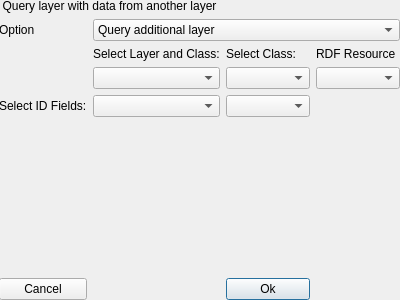
<?xml version="1.0" encoding="UTF-8"?>
<ui version="4.0">
 <class>LayerQueryDialog</class>
 <widget class="QDialog" name="LayerQueryDialog">
  <property name="geometry">
   <rect>
    <x>0</x>
    <y>0</y>
    <width>400</width>
    <height>300</height>
   </rect>
  </property>
  <property name="windowTitle">
   <string>Layer Query</string>
  </property>
  <widget class="QWidget" name="gridLayoutWidget">
   <property name="geometry">
    <rect>
     <x>-1</x>
     <y>-1</y>
     <width>401</width>
     <height>301</height>
    </rect>
   </property>
   <layout class="QGridLayout" name="gridLayout">
    <item row="3" column="3">
     <widget class="QComboBox" name="classCBox"/>
    </item>
    <item row="3" column="2">
     <widget class="QgsMapLayerComboBox" name="chooseLayer"/>
    </item>
    <item row="4" column="1">
     <widget class="QLabel" name="label_4">
      <property name="text">
       <string>Select ID Fields:</string>
      </property>
     </widget>
    </item>
    <item row="1" column="1">
     <widget class="QLabel" name="label_2">
      <property name="text">
       <string>Option</string>
      </property>
     </widget>
    </item>
    <item row="1" column="2" colspan="3">
     <widget class="QComboBox" name="comboBox">
      <item>
       <property name="text">
        <string>Query additional layer</string>
       </property>
      </item>
      <item>
       <property name="text">
        <string>Enrich layer</string>
       </property>
      </item>
     </widget>
    </item>
    <item row="3" column="4">
     <widget class="QComboBox" name="tripleStoreCBox"/>
    </item>
    <item row="4" column="2">
     <widget class="QgsFieldComboBox" name="chooseField"/>
    </item>
    <item row="6" column="3">
     <widget class="QPushButton" name="okButton">
      <property name="text">
       <string>Ok</string>
      </property>
     </widget>
    </item>
    <item row="5" column="2">
     <spacer name="verticalSpacer">
      <property name="orientation">
       <enum>Qt::Vertical</enum>
      </property>
      <property name="sizeHint" stdset="0">
       <size>
        <width>20</width>
        <height>40</height>
       </size>
      </property>
     </spacer>
    </item>
    <item row="4" column="3">
     <widget class="QComboBox" name="classIDFieldBox"/>
    </item>
    <item row="6" column="1">
     <widget class="QPushButton" name="cancelButton">
      <property name="text">
       <string>Cancel</string>
      </property>
     </widget>
    </item>
    <item row="0" column="1" colspan="2">
     <widget class="QLabel" name="label">
      <property name="text">
       <string>Query layer with data from another layer</string>
      </property>
      <property name="alignment">
       <set>Qt::AlignCenter</set>
      </property>
     </widget>
    </item>
    <item row="2" column="2">
     <widget class="QLabel" name="label_3">
      <property name="text">
       <string>Select Layer and Class:</string>
      </property>
     </widget>
    </item>
    <item row="2" column="3">
     <widget class="QLabel" name="label_5">
      <property name="text">
       <string>Select Class:</string>
      </property>
     </widget>
    </item>
    <item row="2" column="4">
     <widget class="QLabel" name="label_6">
      <property name="text">
       <string>RDF Resource</string>
      </property>
     </widget>
    </item>
   </layout>
  </widget>
 </widget>
 <customwidgets>
  <customwidget>
   <class>QgsFieldComboBox</class>
   <extends>QComboBox</extends>
   <header>qgsfieldcombobox.h</header>
  </customwidget>
  <customwidget>
   <class>QgsMapLayerComboBox</class>
   <extends>QComboBox</extends>
   <header>qgsmaplayercombobox.h</header>
  </customwidget>
 </customwidgets>
 <resources/>
 <connections/>
</ui>
